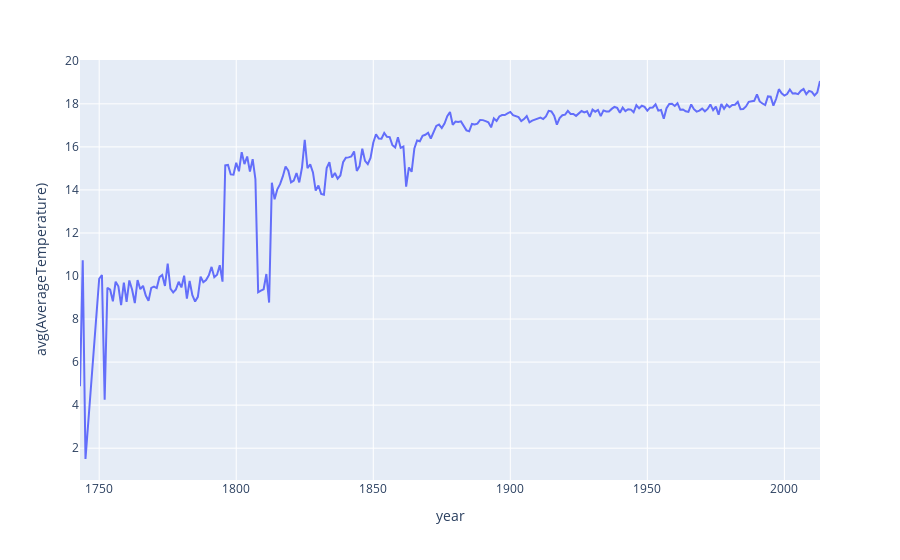

The code cell stored with this chart in its notebook:
### Code cell
fig.show()

### Figure 1 — Plotly figure (JSON) as saved in the notebook; plotly's stock layout.template omitted (floating-point values rounded to 4 significant figures; data arrays with more than 128 entries replaced by an {"elided": "..."} marker saying what was removed)
{"data": [{"hovertemplate": "year=%{x}<br>avg(AverageTemperature)=%{y}<extra></extra>", "legendgroup": "", "line": {"color": "#636efa", "dash": "solid"}, "marker": {"symbol": "circle"}, "mode": "lines", "name": "", "orientation": "v", "showlegend": false, "type": "scatter", "x": {"elided": "267 int values"}, "xaxis": "x", "y": {"elided": "267 float values"}, "yaxis": "y"}], "layout": {"autosize": true, "legend": {"tracegroupgap": 0}, "margin": {"t": 60}, "xaxis": {"anchor": "y", "autorange": true, "domain": [0, 1], "range": [1743, 2013], "title": {"text": "year"}, "type": "linear"}, "yaxis": {"anchor": "x", "autorange": true, "domain": [0, 1], "range": [0.5218, 20.04], "title": {"text": "avg(AverageTemperature)"}, "type": "linear"}}}
